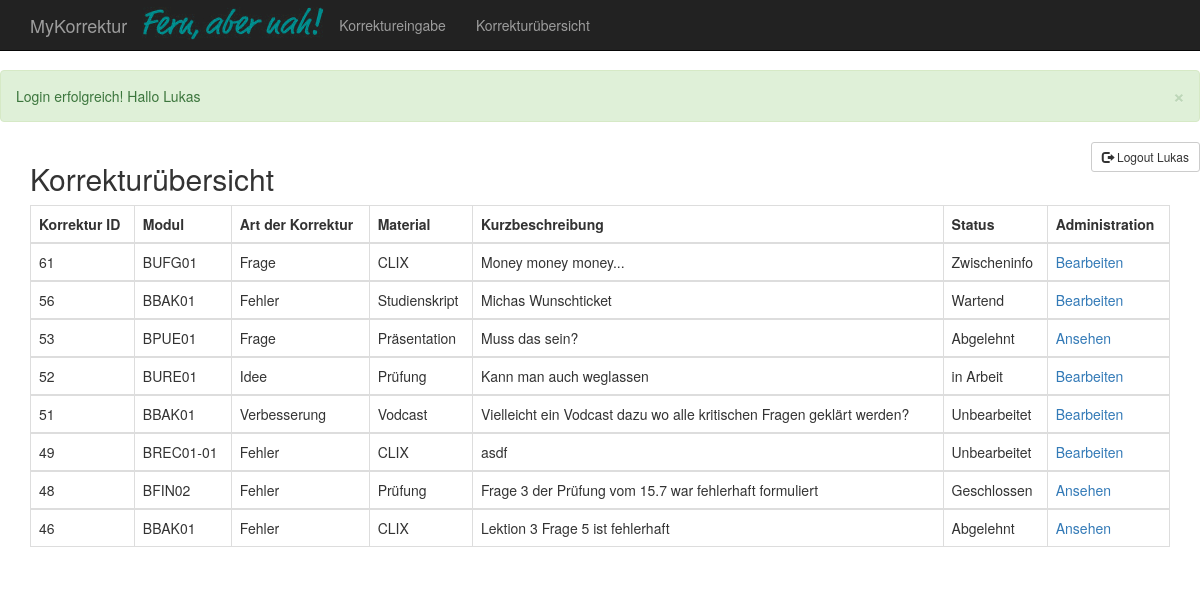
The app's page /vKorrekturOverview.php (signed in) with its own data.
### tables this page shows
CREATE TABLE IF NOT EXISTS `korrektur` (
  `ID` int(11) NOT NULL AUTO_INCREMENT,
  `moduleID` int(11) NOT NULL,
  `typeID` int(11) NOT NULL,
  `description` varchar(255) NOT NULL,
  `materialID` int(11) NOT NULL,
  `userStudentID` int(11) NOT NULL,
  `statusID` int(11) NOT NULL,
  `userDozentID` int(11) NOT NULL,
  PRIMARY KEY (`ID`),
  KEY `FK_korrektur_module` (`moduleID`),
  KEY `FK_korrektur_type` (`typeID`),
  KEY `FK_korrektur_material` (`materialID`),
  KEY `FK_korrektur_status` (`statusID`),
  KEY `FK_korrektur_user` (`userStudentID`),
  KEY `FK_korrektur_user_2` (`userDozentID`),
  CONSTRAINT `FK_korrektur_material` FOREIGN KEY (`materialID`) REFERENCES `material` (`ID`),
  CONSTRAINT `FK_korrektur_module` FOREIGN KEY (`moduleID`) REFERENCES `module` (`ID`),
  CONSTRAINT `FK_korrektur_status` FOREIGN KEY (`statusID`) REFERENCES `status` (`ID`),
  CONSTRAINT `FK_korrektur_type` FOREIGN KEY (`typeID`) REFERENCES `type` (`ID`),
  CONSTRAINT `FK_korrektur_user` FOREIGN KEY (`userStudentID`) REFERENCES `user` (`ID`),
  CONSTRAINT `FK_korrektur_user_2` FOREIGN KEY (`userDozentID`) REFERENCES `user` (`ID`)
);

CREATE TABLE IF NOT EXISTS `module` (
  `ID` int(11) NOT NULL AUTO_INCREMENT,
  `module` varchar(255) NOT NULL,
  `userID` int(11) NOT NULL,
  `description` varchar(100) NOT NULL,
  PRIMARY KEY (`ID`),
  KEY `FK_module_user` (`userID`),
  CONSTRAINT `FK_module_user` FOREIGN KEY (`userID`) REFERENCES `user` (`ID`)
);

CREATE TABLE IF NOT EXISTS `type` (
  `ID` int(11) NOT NULL AUTO_INCREMENT,
  `type` varchar(255) NOT NULL,
  PRIMARY KEY (`ID`)
);

CREATE TABLE IF NOT EXISTS `material` (
  `ID` int(11) NOT NULL AUTO_INCREMENT,
  `material` varchar(255) NOT NULL,
  PRIMARY KEY (`ID`)
);

CREATE TABLE IF NOT EXISTS `status` (
  `ID` int(11) NOT NULL AUTO_INCREMENT,
  `status` varchar(50) NOT NULL,
  `final` tinyint(1) NOT NULL,
  `selectable` tinyint(1) NOT NULL,
  PRIMARY KEY (`ID`)
);

### model.php (called while the page is built, shortened)
<?php
class db {
	private $conn;
	private $host;
	private $user;
	private $password;
	private $baseName;
    function __construct($params=array()) {
		$this->conn = false;
		$this->host = 'localhost';
		$this->user = 'root';
		$this->password = '7PeNeX4k7+';
		$this->baseName = 'mykorrektur';
	}
	function connect() {
		if (!$this->conn) {
			try {
				$this->conn = new PDO('mysql:host='.$this->host.';dbname='.$this->baseName.'', $this->user, $this->password, array(PDO::MYSQL_ATTR_INIT_COMMAND => 'SET NAMES utf8'));
			}
			catch (Exception $e) {
				die('Error : ' . $e->getMessage());
			}
		}
		return $this->conn;
	}
	function getAll($query) {
		$result = $this->conn->prepare($query);
		$ret = $result->execute();
		$result->setFetchMode(PDO::FETCH_ASSOC);
		$reponse = $result->fetchAll();
		return $reponse;
	}
}

### cKorrekturOverview.php (the view, shortened to what this page needs)
<?php
require_once('model.php');
$GetKorrekturen = new db();
$korrekturen = $GetKorrekturen->GetAll(""
        . "select KOR.ID,KOR.description,STA.ID as 'statusid',STA.final,STA.status,MAT.material, MODU.module,TYP.type,USR.email "
        . "from korrektur KOR "
        . "inner join material MAT on MAT.ID = KOR.materialID "
        . "inner join module MODU on MODU.ID = KOR.moduleID "
        . "inner join type TYP on TYP.ID = KOR.typeID "
        . "inner join user USR on USR.ID = KOR.userStudentID "
        . "inner join status STA on STA.ID = KOR.statusID "
        . "where KOR.userDozentID = " . $_SESSION['userid'] . " "
        . "order by KOR.ID DESC");
if (count($korrekturen) > 0) {
    echo '<table class="table table-bordered">
                    <thead>
                     <tr>
                       <th>Korrektur ID</th>
                       <th>Modul</th>
                       <th>Art der Korrektur</th>
                       <th>Material</th>
                       <th>Kurzbeschreibung</th>
                       <th>Status</th>
                       <th>Administration</th>
                     </tr>
                   </thead>';
    foreach ($korrekturen as $value) {
        echo '
                    <tbody>
                        <tr>
                        <td>' . $value['ID'] . '</td>
                        <td>' . $value['module'] . '</td>
                        <td>' . $value['type'] . '</td>
                        <td>' . $value['material'] . '</td>
                        <td>' . $value['description'] . '</td>
                        <td>' . $value['status'] . '</td>
                        <td>';
                        if($value['final'] == 1) {
                            echo '<a href="vKorrekturDetail.php?korrekturid=' . $value['ID'] . '&statusid=' . $value['statusid'] . '" target="_self"">Ansehen</a>';
                        }
                        else {
                            echo '<a href="vKorrekturDetail.php?korrekturid=' . $value['ID'] . '&statusid=' . $value['statusid'] . '" target="_self"">Bearbeiten</a>';
                        }
        echo '          </td>
                     </tr>
                   </tbody>
                 ';
    }
    echo '</table>';
}
else {
    echo '<br><div class="alert alert-success alert-dismissable">
    <a href="#" class="close" data-dismiss="alert" aria-label="close">&times;</a>Keine Korrekturen zur Bearbeitung vorhanden!</div>';
}
?>

### vKorrekturOverview.php (shortened to what this page needs)
<!DOCTYPE html>
<html lang="en">
    <head>
        <link href="css/bootstrap.min.css" rel="stylesheet">
    </head>
    <body>
        <?php
        require_once 'vNav.php';
        require_once 'cKorrekturSessionhandler.php';
        ?>
        <div class="container">
  <h2>Korrekturübersicht</h2>
  <?php
    require_once 'cKorrekturOverview.php';
  ?>
</div>
    </body>
</html>

### vNav.php (shortened to what this page needs)
<!DOCTYPE html>
<nav class="navbar navbar-inverse navbar-fixed-top" role="navigation">
        <div class="container">
            <div class="navbar-header">
                <a class="navbar-brand" href="">MyKorrektur</a>
                <img style="margin-top: 7px;" src="IUBH_LOGO.png">
            </div>
            <div class="collapse navbar-collapse" id="bs-example-navbar-collapse-1">
                <ul class="nav navbar-nav">
                    <li>
                        <a href="vKorrektur.php">Korrektureingabe</a>
                    </li>
                    <li>
                        <a href="vKorrekturOverview.php">Korrekturübersicht</a>
                    </li>
                </ul>
            </div>
        </div>
    </nav>

### cKorrekturSessionHandler.php (shortened to what this page needs)
<?php
        if ($_SESSION['rolle'] == "Student" && basename($_SERVER['PHP_SELF']) != "vKorrektur.php") {
            header("location: vKorrektur.php");
        }
        else {
            $vorname = $_SESSION['vorname'];
            if(isset($_SESSION['loginflag']) && $_SESSION['loginflag'] == true){
                echo '                <div class="alert alert-success alert-dismissable">
                    <a href="#" class="close" data-dismiss="alert" aria-label="close">&times;</a>
                        Login erfolgreich! Hallo '.$vorname.'
                </div>';
            }
            echo '
                <form class="form-horizontal" action="?logout=1" method="post">
                        <button id="logout" name="logout" class="btn btn-default btn-sm pull-right"><span class="glyphicon glyphicon-log-out"></span> Logout '.$vorname.'</button>
                </form>';
        }
?>

### vKorrekturOverview.php (style rules this page uses)
body { padding-top: 70px; }

### records on screen
korrektur: ID "61", moduleID.module "BUFG01", typeID.type "Frage", materialID.material "CLIX", description "Money money money...", statusID.status "Zwischeninfo"
korrektur: ID "56", moduleID.module "BBAK01", typeID.type "Fehler", materialID.material "Studienskript", description "Michas Wunschticket", statusID.status "Wartend"
korrektur: ID "53", moduleID.module "BPUE01", typeID.type "Frage", materialID.material "Präsentation", description "Muss das sein?", statusID.status "Abgelehnt"
korrektur: ID "52", moduleID.module "BURE01", typeID.type "Idee", materialID.material "Prüfung", description "Kann man auch weglassen", statusID.status "in Arbeit"
korrektur: ID "51", moduleID.module "BBAK01", typeID.type "Verbesserung", materialID.material "Vodcast", description "Vielleicht ein Vodcast dazu wo alle kritischen Fragen geklärt werden?", statusID.status "Unbearbeitet"
korrektur: ID "49", moduleID.module "BREC01-01", typeID.type "Fehler", materialID.material "CLIX", description "asdf", statusID.status "Unbearbeitet"
korrektur: ID "48", moduleID.module "BFIN02", typeID.type "Fehler", materialID.material "Prüfung", description "Frage 3 der Prüfung vom 15.7 war fehlerhaft formuliert", statusID.status "Geschlossen"
korrektur: ID "46", moduleID.module "BBAK01", typeID.type "Fehler", materialID.material "CLIX", description "Lektion 3 Frage 5 ist fehlerhaft", statusID.status "Abgelehnt"

### other values on screen
$vorname "Lukas"
